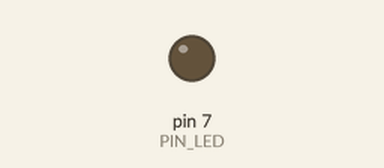
Recording of a sketch running on a simulated Arduino Uno, built with avr-gcc and run on an emulated ATmega328P. On the bench: output pins drawn as LEDs (lit = HIGH). Dashed ring = blinking. At 2.0 s the program stops and its outputs stay as they are.

Above: at 0.5 s.
At 1.75 s:
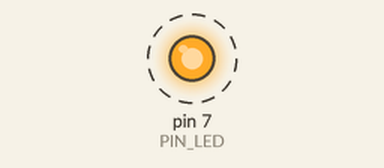
Timing chart, 0 to 3.0 s (numbered marks = the images above):
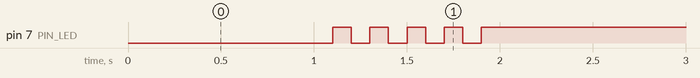

Measured:
- by itself, pin 7 (PIN_LED): alternates HIGH for 0.10 s and LOW for 0.10 s, 9 changes in all, then stays HIGH

The sketch:

05_example_2.ino
```cpp
#define PIN_LED 7

void setup() {
  // put your setup code here, to run once:
  pinMode(PIN_LED, OUTPUT);
  Serial.begin(115200);
  while (!Serial) {
    ; //wait for serial port to connect.
  }
}

void loop() {
  // put your main code here, to run repeatedly:
  digitalWrite(PIN_LED, 0);
  delay(1000);
  digitalWrite(PIN_LED, 1);
  for (int i = 0; i < 5; i++) {
    digitalWrite(PIN_LED, 0);
    delay(100);
    digitalWrite(PIN_LED, 1);
    delay(100);
  }

  while(1) {

  }
}
```
